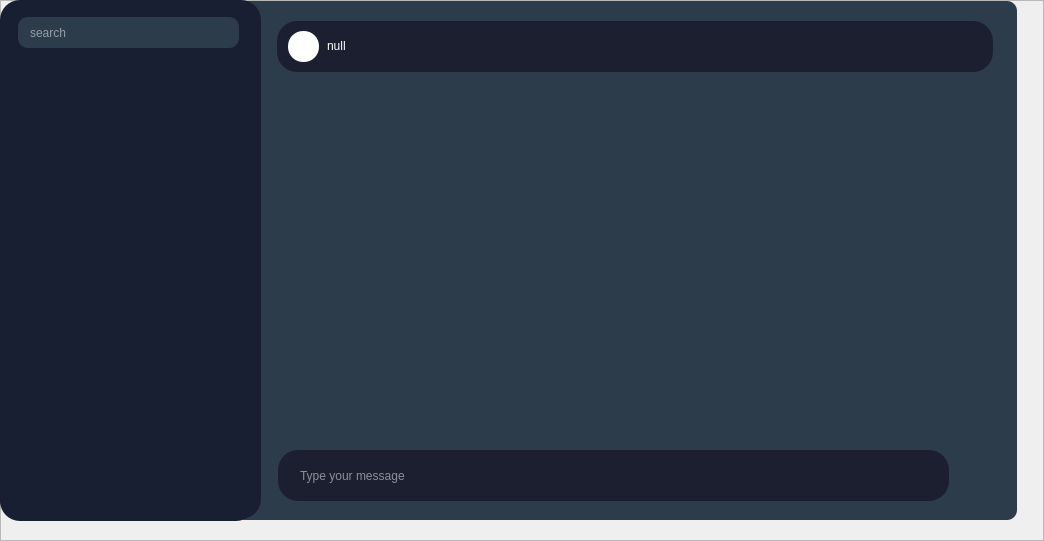
<?xml version="1.0" encoding="UTF-8"?>
<ui version="4.0">
 <class>chats</class>
 <widget class="QWidget" name="chats">
  <property name="geometry">
   <rect>
    <x>0</x>
    <y>0</y>
    <width>1044</width>
    <height>541</height>
   </rect>
  </property>
  <property name="windowTitle">
   <string>Form</string>
  </property>
  <layout class="QHBoxLayout" name="horizontalLayout">
   <property name="leftMargin">
    <number>0</number>
   </property>
   <property name="topMargin">
    <number>0</number>
   </property>
   <property name="rightMargin">
    <number>0</number>
   </property>
   <property name="bottomMargin">
    <number>0</number>
   </property>
   <item>
    <widget class="QFrame" name="frame">
     <property name="frameShape">
      <enum>QFrame::StyledPanel</enum>
     </property>
     <property name="frameShadow">
      <enum>QFrame::Raised</enum>
     </property>
     <widget class="QWidget" name="chat_bg" native="true">
      <property name="geometry">
       <rect>
        <x>235</x>
        <y>1</y>
        <width>782</width>
        <height>519</height>
       </rect>
      </property>
      <property name="styleSheet">
       <string notr="true">    background-color: rgb(44, 60, 75);
border-radius: 10px;
</string>
      </property>
      <widget class="QWidget" name="user_bg_3" native="true">
       <property name="geometry">
        <rect>
         <x>42</x>
         <y>20</y>
         <width>716</width>
         <height>51</height>
        </rect>
       </property>
       <property name="styleSheet">
        <string notr="true">background-color: rgb(27, 31, 48);
border-radius: 20px;
</string>
       </property>
       <widget class="QGraphicsView" name="user_img_2">
        <property name="geometry">
         <rect>
          <x>11</x>
          <y>10</y>
          <width>31</width>
          <height>31</height>
         </rect>
        </property>
        <property name="styleSheet">
         <string notr="true">QGraphicsView {
    background-color: rgb(255, 255, 255);
    width: 25px; /* Set width and height to same value */
    height: 25px; /* Set width and height to same value */
    border-radius: 15px; /* Half of width/height for a circle */
}
</string>
        </property>
       </widget>
       <widget class="QLabel" name="user_name_2">
        <property name="geometry">
         <rect>
          <x>50</x>
          <y>17</y>
          <width>49</width>
          <height>16</height>
         </rect>
        </property>
        <property name="styleSheet">
         <string notr="true">color: rgb(255, 255, 255);</string>
        </property>
        <property name="text">
         <string>null</string>
        </property>
       </widget>
       <widget class="QPushButton" name="callButton_2">
        <property name="geometry">
         <rect>
          <x>580</x>
          <y>13</y>
          <width>40</width>
          <height>24</height>
         </rect>
        </property>
        <property name="text">
         <string/>
        </property>
        <property name="icon">
         <iconset resource="wardenfort.qrc">
          <normaloff>:/wardenfort/phone-call.png</normaloff>:/wardenfort/phone-call.png</iconset>
        </property>
        <property name="iconSize">
         <size>
          <width>20</width>
          <height>20</height>
         </size>
        </property>
       </widget>
       <widget class="QPushButton" name="findButton_2">
        <property name="geometry">
         <rect>
          <x>630</x>
          <y>12</y>
          <width>30</width>
          <height>24</height>
         </rect>
        </property>
        <property name="text">
         <string/>
        </property>
        <property name="icon">
         <iconset resource="wardenfort.qrc">
          <normaloff>:/wardenfort/find.png</normaloff>:/wardenfort/find.png</iconset>
        </property>
        <property name="iconSize">
         <size>
          <width>20</width>
          <height>20</height>
         </size>
        </property>
       </widget>
       <widget class="QPushButton" name="optionButton_2">
        <property name="geometry">
         <rect>
          <x>670</x>
          <y>12</y>
          <width>30</width>
          <height>24</height>
         </rect>
        </property>
        <property name="text">
         <string/>
        </property>
        <property name="icon">
         <iconset resource="wardenfort.qrc">
          <normaloff>:/wardenfort/dots.png</normaloff>:/wardenfort/dots.png</iconset>
        </property>
        <property name="iconSize">
         <size>
          <width>20</width>
          <height>20</height>
         </size>
        </property>
       </widget>
      </widget>
      <widget class="QLineEdit" name="typeField_2">
       <property name="geometry">
        <rect>
         <x>43</x>
         <y>449</y>
         <width>671</width>
         <height>51</height>
        </rect>
       </property>
       <property name="styleSheet">
        <string notr="true">background-color: rgb(27, 31, 48);
color: rgb(255, 255, 255);
border-radius: 20px;
padding-left: 20px;</string>
       </property>
       <property name="placeholderText">
        <string>Type your message</string>
       </property>
      </widget>
      <widget class="QPushButton" name="uploadimgButton_2">
       <property name="geometry">
        <rect>
         <x>573</x>
         <y>464</y>
         <width>40</width>
         <height>24</height>
        </rect>
       </property>
       <property name="styleSheet">
        <string notr="true">background-color: rgba(255, 255, 255, 0);</string>
       </property>
       <property name="text">
        <string/>
       </property>
       <property name="icon">
        <iconset resource="wardenfort.qrc">
         <normaloff>:/wardenfort/photo.png</normaloff>:/wardenfort/photo.png</iconset>
       </property>
       <property name="iconSize">
        <size>
         <width>25</width>
         <height>25</height>
        </size>
       </property>
      </widget>
      <widget class="QPushButton" name="emojiButton_2">
       <property name="geometry">
        <rect>
         <x>620</x>
         <y>463</y>
         <width>40</width>
         <height>24</height>
        </rect>
       </property>
       <property name="styleSheet">
        <string notr="true">background-color: rgba(255, 255, 255, 0);</string>
       </property>
       <property name="text">
        <string/>
       </property>
       <property name="icon">
        <iconset resource="wardenfort.qrc">
         <normaloff>:/wardenfort/happy.png</normaloff>:/wardenfort/happy.png</iconset>
       </property>
       <property name="iconSize">
        <size>
         <width>25</width>
         <height>25</height>
        </size>
       </property>
      </widget>
      <widget class="QPushButton" name="sendButton_2">
       <property name="geometry">
        <rect>
         <x>720</x>
         <y>465</y>
         <width>40</width>
         <height>24</height>
        </rect>
       </property>
       <property name="styleSheet">
        <string notr="true">background-color: rgba(255, 255, 255, 0);</string>
       </property>
       <property name="text">
        <string/>
       </property>
       <property name="icon">
        <iconset resource="wardenfort.qrc">
         <normaloff>:/wardenfort/send.png</normaloff>:/wardenfort/send.png</iconset>
       </property>
       <property name="iconSize">
        <size>
         <width>25</width>
         <height>25</height>
        </size>
       </property>
      </widget>
      <widget class="QPushButton" name="uploadfileButton_2">
       <property name="geometry">
        <rect>
         <x>659</x>
         <y>462</y>
         <width>40</width>
         <height>24</height>
        </rect>
       </property>
       <property name="styleSheet">
        <string notr="true">background-color: rgba(255, 255, 255, 0);</string>
       </property>
       <property name="text">
        <string/>
       </property>
       <property name="icon">
        <iconset resource="wardenfort.qrc">
         <normaloff>:/wardenfort/upload (1).png</normaloff>:/wardenfort/upload (1).png</iconset>
       </property>
       <property name="iconSize">
        <size>
         <width>25</width>
         <height>25</height>
        </size>
       </property>
      </widget>
      <widget class="QListWidget" name="chatHistory">
       <property name="geometry">
        <rect>
         <x>42</x>
         <y>80</y>
         <width>716</width>
         <height>361</height>
        </rect>
       </property>
       <property name="styleSheet">
        <string notr="true">background-color: rgba(255, 255, 255, 0);</string>
       </property>
      </widget>
     </widget>
     <widget class="QLabel" name="searching">
      <property name="geometry">
       <rect>
        <x>208</x>
        <y>22</y>
        <width>21</width>
        <height>21</height>
       </rect>
      </property>
      <property name="styleSheet">
       <string notr="true">background-color: rgba(255, 255, 255, 0);</string>
      </property>
      <property name="text">
       <string/>
      </property>
      <property name="pixmap">
       <pixmap resource="wardenfort.qrc">:/wardenfort/search.png</pixmap>
      </property>
     </widget>
     <widget class="QLineEdit" name="searchField">
      <property name="geometry">
       <rect>
        <x>18</x>
        <y>17</y>
        <width>221</width>
        <height>31</height>
       </rect>
      </property>
      <property name="styleSheet">
       <string notr="true">border: 0px;    
background-color: rgb(44, 60, 75);
border-radius: 10px;
padding-left: 10px;
color: rgb(255, 255, 255);</string>
      </property>
      <property name="placeholderText">
       <string>search</string>
      </property>
     </widget>
     <widget class="QListWidget" name="listWidget">
      <property name="geometry">
       <rect>
        <x>0</x>
        <y>60</y>
        <width>256</width>
        <height>461</height>
       </rect>
      </property>
      <property name="styleSheet">
       <string notr="true">background-color: #191F32;
border-radius: 20px;
</string>
      </property>
      <property name="resizeMode">
       <enum>QListView::Adjust</enum>
      </property>
     </widget>
     <widget class="QWidget" name="user_bg" native="true">
      <property name="geometry">
       <rect>
        <x>0</x>
        <y>0</y>
        <width>261</width>
        <height>519</height>
       </rect>
      </property>
      <property name="styleSheet">
       <string notr="true">background-color: #191F32;
border-radius: 20px;
</string>
      </property>
     </widget>
     <zorder>chat_bg</zorder>
     <zorder>user_bg</zorder>
     <zorder>searchField</zorder>
     <zorder>searching</zorder>
     <zorder>listWidget</zorder>
    </widget>
   </item>
  </layout>
 </widget>
 <resources>
  <include location="wardenfort.qrc"/>
 </resources>
 <connections/>
</ui>
